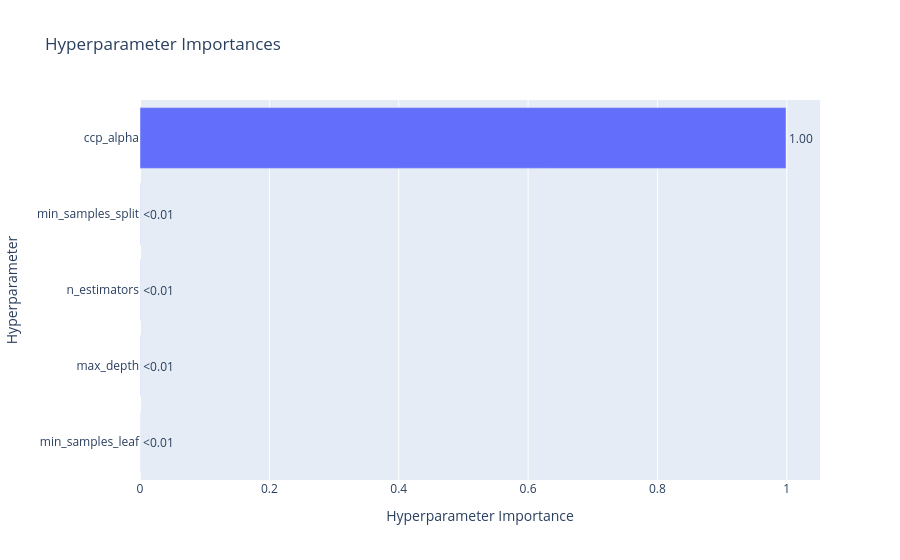

Notebook source saved alongside this figure:
### Code cell
optuna.visualization.plot_param_importances(study)

### Figure 1 — Plotly figure (JSON) as saved in the notebook; plotly's stock layout.template omitted (floating-point values rounded to 4 significant figures)
{"data": [{"cliponaxis": false, "hovertemplate": ["min_samples_leaf (IntDistribution): 0.00014674902275652396<extra></extra>", "max_depth (IntDistribution): 0.00034264227228991933<extra></extra>", "n_estimators (IntDistribution): 0.00035963018324947023<extra></extra>", "min_samples_split (IntDistribution): 0.00037457783669926485<extra></extra>", "ccp_alpha (FloatDistribution): 0.9987764006850047<extra></extra>"], "name": "Objective Value", "orientation": "h", "text": ["<0.01", "<0.01", "<0.01", "<0.01", "1.00"], "textposition": "outside", "type": "bar", "x": [0.0001467, 0.0003426, 0.0003596, 0.0003746, 0.9988], "y": ["min_samples_leaf", "max_depth", "n_estimators", "min_samples_split", "ccp_alpha"]}], "layout": {"title": {"text": "Hyperparameter Importances"}, "xaxis": {"title": {"text": "Hyperparameter Importance"}}, "yaxis": {"title": {"text": "Hyperparameter"}}}}
